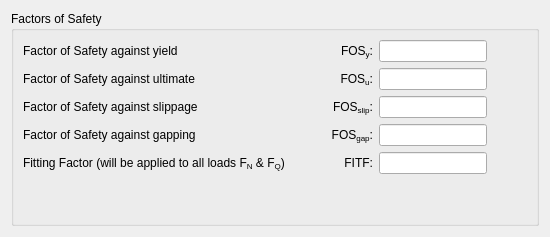
      <widget class="QWidget" name="tabFos">
       <attribute name="title">
        <string>FOS</string>
       </attribute>
       <layout class="QVBoxLayout" name="verticalLayout_4">
        <item>
         <widget class="QGroupBox" name="groupBox_4">
          <property name="title">
           <string>Factors of Safety</string>
          </property>
          <layout class="QGridLayout" name="gridLayout_2">
           <item row="1" column="0">
            <widget class="QLabel" name="label_26">
             <property name="text">
              <string>Factor of Safety against ultimate</string>
             </property>
            </widget>
           </item>
           <item row="0" column="2">
            <widget class="QLabel" name="label_29">
             <property name="text">
              <string>FOS&lt;sub&gt;y&lt;/sub&gt;:</string>
             </property>
             <property name="alignment">
              <set>Qt::AlignRight|Qt::AlignTrailing|Qt::AlignVCenter</set>
             </property>
            </widget>
           </item>
           <item row="1" column="2">
            <widget class="QLabel" name="label_30">
             <property name="text">
              <string>FOS&lt;sub&gt;u&lt;/sub&gt;:</string>
             </property>
             <property name="alignment">
              <set>Qt::AlignRight|Qt::AlignTrailing|Qt::AlignVCenter</set>
             </property>
            </widget>
           </item>
           <item row="0" column="0">
            <widget class="QLabel" name="label_25">
             <property name="text">
              <string>Factor of Safety against yield</string>
             </property>
            </widget>
           </item>
           <item row="1" column="3">
            <widget class="QLineEdit" name="fosU"/>
           </item>
           <item row="4" column="3">
            <widget class="QLineEdit" name="fosFit"/>
           </item>
           <item row="2" column="1">
            <spacer name="horizontalSpacer_3">
             <property name="orientation">
              <enum>Qt::Horizontal</enum>
             </property>
             <property name="sizeHint" stdset="0">
              <size>
               <width>40</width>
               <height>20</height>
              </size>
             </property>
            </spacer>
           </item>
           <item row="0" column="3">
            <widget class="QLineEdit" name="fosY"/>
           </item>
           <item row="5" column="3">
            <spacer name="verticalSpacer_5">
             <property name="orientation">
              <enum>Qt::Vertical</enum>
             </property>
             <property name="sizeHint" stdset="0">
              <size>
               <width>20</width>
               <height>40</height>
              </size>
             </property>
            </spacer>
           </item>
           <item row="3" column="3">
            <widget class="QLineEdit" name="fosGap"/>
           </item>
           <item row="2" column="2">
            <widget class="QLabel" name="label_31">
             <property name="text">
              <string>FOS&lt;sub&gt;slip&lt;/sub&gt;:</string>
             </property>
             <property name="alignment">
              <set>Qt::AlignRight|Qt::AlignTrailing|Qt::AlignVCenter</set>
             </property>
            </widget>
           </item>
           <item row="3" column="2">
            <widget class="QLabel" name="label_32">
             <property name="text">
              <string>FOS&lt;sub&gt;gap&lt;/sub&gt;:</string>
             </property>
             <property name="alignment">
              <set>Qt::AlignRight|Qt::AlignTrailing|Qt::AlignVCenter</set>
             </property>
            </widget>
           </item>
           <item row="2" column="0">
            <widget class="QLabel" name="label_27">
             <property name="text">
              <string>Factor of Safety against slippage</string>
             </property>
            </widget>
           </item>
           <item row="3" column="0">
            <widget class="QLabel" name="label_28">
             <property name="text">
              <string>Factor of Safety against gapping</string>
             </property>
            </widget>
           </item>
           <item row="2" column="3">
            <widget class="QLineEdit" name="fosSlip"/>
           </item>
           <item row="4" column="2">
            <widget class="QLabel" name="label_43">
             <property name="text">
              <string>FITF:</string>
             </property>
             <property name="alignment">
              <set>Qt::AlignRight|Qt::AlignTrailing|Qt::AlignVCenter</set>
             </property>
            </widget>
           </item>
           <item row="1" column="4">
            <spacer name="horizontalSpacer">
             <property name="orientation">
              <enum>Qt::Horizontal</enum>
             </property>
             <property name="sizeHint" stdset="0">
              <size>
               <width>40</width>
               <height>20</height>
              </size>
             </property>
            </spacer>
           </item>
           <item row="4" column="0">
            <widget class="QLabel" name="label_42">
             <property name="text">
              <string>Fitting Factor (will be applied to all loads F&lt;sub&gt;N&lt;/sub&gt; &amp; F&lt;sub&gt;Q&lt;/sub&gt;)</string>
             </property>
            </widget>
           </item>
          </layout>
         </widget>
        </item>
       </layout>
      </widget>
